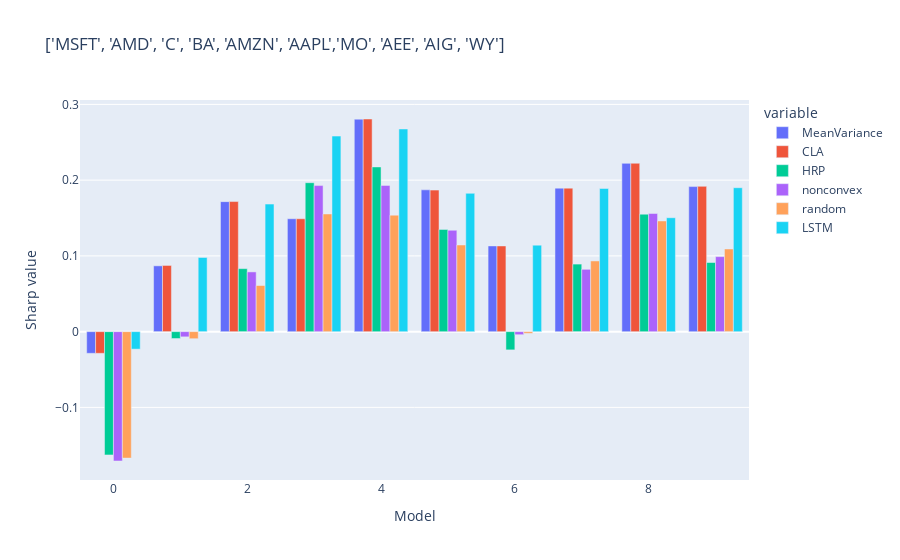

This figure's notebook cell:
### Code cell
fig = px.bar(df_sharp, barmode='group', title=tickers, labels=labels)
fig.show()

### Figure 1 — Plotly figure (JSON) as saved in the notebook; plotly's stock layout.template omitted (floating-point values rounded to 4 significant figures)
{"data": [{"alignmentgroup": "True", "hovertemplate": "variable=MeanVariance<br>Model=%{x}<br>Sharp value=%{y}<extra></extra>", "legendgroup": "MeanVariance", "marker": {"color": "#636efa"}, "name": "MeanVariance", "offsetgroup": "MeanVariance", "orientation": "v", "showlegend": true, "textposition": "auto", "type": "bar", "x": [0, 1, 2, 3, 4, 5, 6, 7, 8, 9], "xaxis": "x", "y": [-0.02861, 0.08688, 0.1716, 0.149, 0.2805, 0.1872, 0.1132, 0.1894, 0.2222, 0.1915], "yaxis": "y"}, {"alignmentgroup": "True", "hovertemplate": "variable=CLA<br>Model=%{x}<br>Sharp value=%{y}<extra></extra>", "legendgroup": "CLA", "marker": {"color": "#EF553B"}, "name": "CLA", "offsetgroup": "CLA", "orientation": "v", "showlegend": true, "textposition": "auto", "type": "bar", "x": [0, 1, 2, 3, 4, 5, 6, 7, 8, 9], "xaxis": "x", "y": [-0.02861, 0.08738, 0.1717, 0.149, 0.2807, 0.1868, 0.1131, 0.1894, 0.2223, 0.1918], "yaxis": "y"}, {"alignmentgroup": "True", "hovertemplate": "variable=HRP<br>Model=%{x}<br>Sharp value=%{y}<extra></extra>", "legendgroup": "HRP", "marker": {"color": "#00cc96"}, "name": "HRP", "offsetgroup": "HRP", "orientation": "v", "showlegend": true, "textposition": "auto", "type": "bar", "x": [0, 1, 2, 3, 4, 5, 6, 7, 8, 9], "xaxis": "x", "y": [-0.1627, -0.009082, 0.08316, 0.1966, 0.2174, 0.135, -0.02407, 0.08919, 0.1551, 0.09126], "yaxis": "y"}, {"alignmentgroup": "True", "hovertemplate": "variable=nonconvex<br>Model=%{x}<br>Sharp value=%{y}<extra></extra>", "legendgroup": "nonconvex", "marker": {"color": "#ab63fa"}, "name": "nonconvex", "offsetgroup": "nonconvex", "orientation": "v", "showlegend": true, "textposition": "auto", "type": "bar", "x": [0, 1, 2, 3, 4, 5, 6, 7, 8, 9], "xaxis": "x", "y": [-0.1708, -0.006873, 0.07886, 0.1928, 0.193, 0.1339, -0.004031, 0.08229, 0.1559, 0.09905], "yaxis": "y"}, {"alignmentgroup": "True", "hovertemplate": "variable=random<br>Model=%{x}<br>Sharp value=%{y}<extra></extra>", "legendgroup": "random", "marker": {"color": "#FFA15A"}, "name": "random", "offsetgroup": "random", "orientation": "v", "showlegend": true, "textposition": "auto", "type": "bar", "x": [0, 1, 2, 3, 4, 5, 6, 7, 8, 9], "xaxis": "x", "y": [-0.1669, -0.009311, 0.06087, 0.1553, 0.1538, 0.1144, -0.002242, 0.09333, 0.1461, 0.1091], "yaxis": "y"}, {"alignmentgroup": "True", "hovertemplate": "variable=LSTM<br>Model=%{x}<br>Sharp value=%{y}<extra></extra>", "legendgroup": "LSTM", "marker": {"color": "#19d3f3"}, "name": "LSTM", "offsetgroup": "LSTM", "orientation": "v", "showlegend": true, "textposition": "auto", "type": "bar", "x": [0, 1, 2, 3, 4, 5, 6, 7, 8, 9], "xaxis": "x", "y": [-0.02311, 0.09789, 0.1684, 0.2582, 0.2675, 0.1826, 0.1142, 0.189, 0.1504, 0.19], "yaxis": "y"}], "layout": {"barmode": "group", "legend": {"title": {"text": "variable"}, "tracegroupgap": 0}, "title": {"text": "['MSFT', 'AMD', 'C', 'BA', 'AMZN', 'AAPL','MO', 'AEE', 'AIG', 'WY']"}, "xaxis": {"anchor": "y", "domain": [0, 1], "title": {"text": "Model"}}, "yaxis": {"anchor": "x", "domain": [0, 1], "title": {"text": "Sharp value"}}}}
